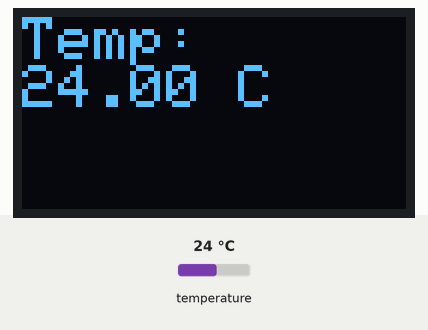
This sketch was run on a simulated Arduino Uno, built with avr-gcc and run on an emulated ATmega328P. Shown: 128×64 one-colour display. The inputs (shaded band) are chosen by the test bench; at power-on: temperature 24 °C. What the sketch prints to the serial monitor is not drawn.

Above: at 1.2 s.
1.3 s: temperature set to 12 °C
At 2.0 s:
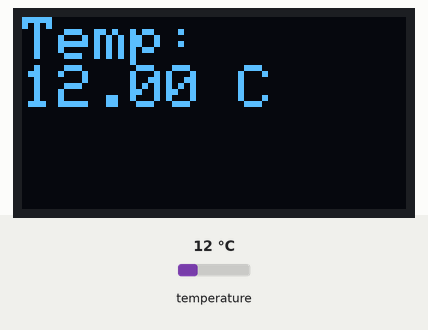
2.9 s: temperature set to 19 °C
At 4.4 s:
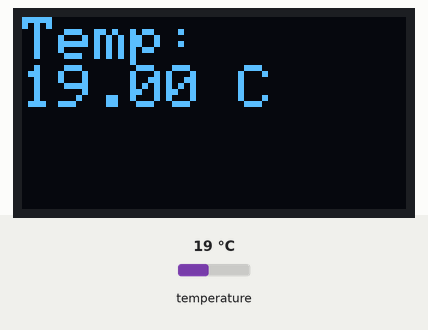
4.7 s: temperature set to 28 °C
At 6.1 s:
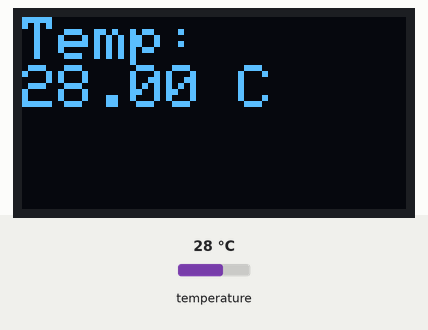
Timing chart, 0 to 7.7 s (numbered marks = the images above; inputs shaded):
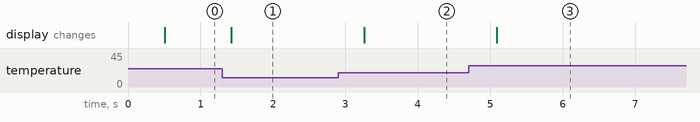

The sketch:

TemperatureSensorScript.ino
```cpp
#include <Wire.h>
#include <OneWire.h>
#include <DallasTemperature.h>
#include <Adafruit_SSD1306.h>
#include <Adafruit_GFX.h>

#define ONE_WIRE_BUS 2                // пин ардуино к которому подключен DS18B20
#define OLED_RESET 4

DeviceAddress thermometerAddress;     //нужно для хранения адреса датчика

Adafruit_SSD1306 display(OLED_RESET); // создание экземпляра отображения
OneWire oneWire(ONE_WIRE_BUS);        // экземпляр oneWire для связи с температурой IC
DallasTemperature tempSensor(&oneWire);  // ссылка OneWire для датчика


void setup()   {

  Serial.begin(9600);

  display.begin(SSD1306_SWITCHCAPVCC, 0x3C);  // инициализация адреса дисплея
  display.clearDisplay();                     // очистить буфер отображения
  display.display();                          // обновить дисплей

  Serial.println("DS18B20 Temperature IC Test");
  Serial.println("Locating devices...");
  tempSensor.begin();                         // инициализация датчика температуры

  if (!tempSensor.getAddress(thermometerAddress, 0))
    Serial.println("Unable to find Device.");
  else {
    Serial.print("Device 0 Address: ");
    printAddress(thermometerAddress);
    Serial.println();
  }

  tempSensor.setResolution(thermometerAddress, 11);      // настраиваем чувтвительность от 9 до 12 бит( я поставил 11)
}


void loop() {

  tempSensor.requestTemperatures();                      // оправиваем датчик
  displayTemp(tempSensor.getTempC(thermometerAddress));  // покажем на OLED дисплее

  delay(500);                                            // обновление показаний каждые полсекунды
}

void displayTemp(float temperatureReading) {

  // настройка размера OLED-текста и печать данных о температуре
  display.clearDisplay();
  display.setTextSize(2);
  display.setTextColor(WHITE);
  display.setCursor(0, 0);
  display.println("Temp: ");

  // show temperature °C
  display.print(temperatureReading, 2);  // округление до 2 знаков после запятой
  display.println(" C");
  Serial.print(temperatureReading);      // печать в сериал, если не нужно закомменть или удали
  Serial.print("°");
  Serial.print("C  ");


  display.display();                    // обновление дисплея с новым текстом
}


// печать адреса устройства из массива адресов в сериал
void printAddress(DeviceAddress deviceAddress)
{
  for (uint8_t i = 0; i < 8; i++)
  {
    if (deviceAddress[i] < 16) Serial.print("0");
    Serial.print(deviceAddress[i], HEX);
  }
}
```

Measured:
- after the input at 1.3 s, the display: changes after 0.12 s (image 1)
- after the input at 2.9 s, the display: changes after 0.36 s (image 2)
- after the input at 4.7 s, the display: changes after 0.39 s (image 3)
